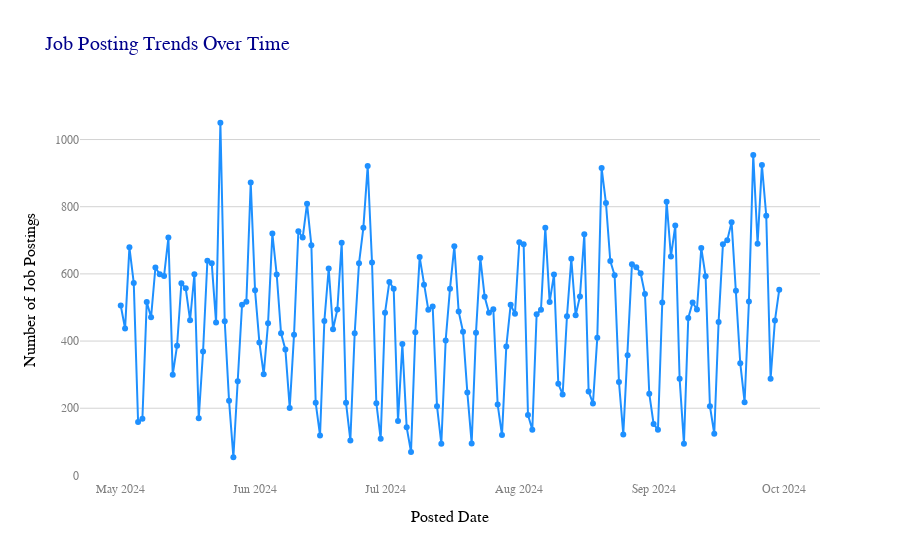

The cell this chart's notebook holds for it:
### Markdown cell above
# Job Posting Trends Over Time
- Analyze how job postings fluctuate over time.
- **Aggregate Data**
  - Count job postings per **posted date (`POSTED`)**.
- **Visualize results**
  - Create a **line chart** where:
    - **X-axis** = `POSTED`
    - **Y-axis** = `Number of Job Postings`
  - Apply custom colors and font styles.
- **Explanation:** Write two sentences about what the graph reveals.

### Code cell
df_posted = df.withColumn("POSTED_DATE", to_date(col("POSTED")))

daily_counts = df_posted.groupBy("POSTED_DATE").agg(count("*").alias("NUM_POSTINGS"))

pdf = daily_counts.orderBy("POSTED_DATE").toPandas()

fig = px.line(
    pdf,
    x="POSTED_DATE",
    y="NUM_POSTINGS",
    title="Job Posting Trends Over Time",
    markers=True,
    line_shape="linear"
)

fig.update_traces(line_color='#1E90FF')

fig.update_layout(
    font=dict(family="Times New Roman", size=14),
    title_font=dict(family="Times New Roman", size=20, color="darkblue"),
    xaxis=dict(
        title="Posted Date",
        title_font=dict(size=16, color="black"),
        tickfont=dict(size=12, color="gray"),
        showgrid=False
    ),
    yaxis=dict(
        title="Number of Job Postings",
        title_font=dict(size=16, color="black"),
        tickfont=dict(size=12, color="gray"),
        showgrid=True,
        gridcolor='lightgray'
    ),
    plot_bgcolor="white"
)

fig.show()

### Figure 1 — Plotly figure (JSON) as saved in the notebook; plotly's stock layout.template omitted (floating-point values rounded to 4 significant figures; data arrays with more than 128 entries replaced by an {"elided": "..."} marker saying what was removed)
{"data": [{"hovertemplate": "POSTED_DATE=%{x}<br>NUM_POSTINGS=%{y}<extra></extra>", "legendgroup": "", "line": {"color": "#1E90FF", "dash": "solid", "shape": "linear"}, "marker": {"symbol": "circle"}, "mode": "lines+markers", "name": "", "orientation": "v", "showlegend": false, "type": "scatter", "x": {"elided": "153 str values"}, "xaxis": "x", "y": {"elided": "153 int values"}, "yaxis": "y"}], "layout": {"font": {"family": "Times New Roman", "size": 14}, "legend": {"tracegroupgap": 0}, "plot_bgcolor": "white", "title": {"font": {"color": "darkblue", "family": "Times New Roman", "size": 20}, "text": "Job Posting Trends Over Time"}, "xaxis": {"anchor": "y", "domain": [0, 1], "showgrid": false, "tickfont": {"color": "gray", "size": 12}, "title": {"font": {"color": "black", "size": 16}, "text": "Posted Date"}}, "yaxis": {"anchor": "x", "domain": [0, 1], "gridcolor": "lightgray", "showgrid": true, "tickfont": {"color": "gray", "size": 12}, "title": {"font": {"color": "black", "size": 16}, "text": "Number of Job Postings"}}}}
